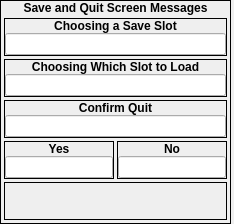
           <widget class="QWidget" name="widget_37" native="true">
            <property name="sizePolicy">
             <sizepolicy hsizetype="Preferred" vsizetype="Fixed">
              <horstretch>0</horstretch>
              <verstretch>0</verstretch>
             </sizepolicy>
            </property>
            <layout class="QHBoxLayout" name="horizontalLayout_16">
             <property name="spacing">
              <number>3</number>
             </property>
             <property name="margin">
              <number>0</number>
             </property>
             <item>
              <widget class="QFrame" name="gbSaveQuitMessages">
               <property name="sizePolicy">
                <sizepolicy hsizetype="Expanding" vsizetype="Preferred">
                 <horstretch>0</horstretch>
                 <verstretch>0</verstretch>
                </sizepolicy>
               </property>
               <property name="frameShape">
                <enum>QFrame::Box</enum>
               </property>
               <layout class="QVBoxLayout" name="_10">
                <property name="spacing">
                 <number>0</number>
                </property>
                <property name="margin">
                 <number>0</number>
                </property>
                <item>
                 <widget class="QLabel" name="label_73">
                  <property name="sizePolicy">
                   <sizepolicy hsizetype="Preferred" vsizetype="Fixed">
                    <horstretch>0</horstretch>
                    <verstretch>0</verstretch>
                   </sizepolicy>
                  </property>
                  <property name="font">
                   <font>
                    <weight>75</weight>
                    <bold>true</bold>
                   </font>
                  </property>
                  <property name="text">
                   <string>Save and Quit Screen Messages</string>
                  </property>
                  <property name="alignment">
                   <set>Qt::AlignCenter</set>
                  </property>
                 </widget>
                </item>
                <item>
                 <widget class="QWidget" name="widget_30" native="true">
                  <layout class="QVBoxLayout" name="verticalLayout_79">
                   <property name="spacing">
                    <number>3</number>
                   </property>
                   <property name="margin">
                    <number>3</number>
                   </property>
                   <item>
                    <widget class="QFrame" name="gbSaveQuit_SaveSlot">
                     <property name="sizePolicy">
                      <sizepolicy hsizetype="Preferred" vsizetype="Fixed">
                       <horstretch>0</horstretch>
                       <verstretch>0</verstretch>
                      </sizepolicy>
                     </property>
                     <property name="minimumSize">
                      <size>
                       <width>0</width>
                       <height>38</height>
                      </size>
                     </property>
                     <property name="maximumSize">
                      <size>
                       <width>16777215</width>
                       <height>38</height>
                      </size>
                     </property>
                     <property name="frameShape">
                      <enum>QFrame::Box</enum>
                     </property>
                     <layout class="QVBoxLayout" name="verticalLayout_73">
                      <property name="spacing">
                       <number>0</number>
                      </property>
                      <property name="margin">
                       <number>0</number>
                      </property>
                      <item>
                       <widget class="QLabel" name="label_74">
                        <property name="sizePolicy">
                         <sizepolicy hsizetype="Preferred" vsizetype="Fixed">
                          <horstretch>0</horstretch>
                          <verstretch>0</verstretch>
                         </sizepolicy>
                        </property>
                        <property name="font">
                         <font>
                          <weight>75</weight>
                          <bold>true</bold>
                         </font>
                        </property>
                        <property name="text">
                         <string>Choosing a Save Slot</string>
                        </property>
                        <property name="alignment">
                         <set>Qt::AlignCenter</set>
                        </property>
                       </widget>
                      </item>
                      <item>
                       <widget class="QLineEdit" name="leSaveQuitChooseSaveSlot"/>
                      </item>
                     </layout>
                    </widget>
                   </item>
                   <item>
                    <widget class="QFrame" name="gbSaveQuit_LoadSlot">
                     <property name="sizePolicy">
                      <sizepolicy hsizetype="Preferred" vsizetype="Fixed">
                       <horstretch>0</horstretch>
                       <verstretch>0</verstretch>
                      </sizepolicy>
                     </property>
                     <property name="minimumSize">
                      <size>
                       <width>0</width>
                       <height>38</height>
                      </size>
                     </property>
                     <property name="maximumSize">
                      <size>
                       <width>16777215</width>
                       <height>38</height>
                      </size>
                     </property>
                     <property name="frameShape">
                      <enum>QFrame::Box</enum>
                     </property>
                     <layout class="QVBoxLayout" name="verticalLayout_74">
                      <property name="spacing">
                       <number>0</number>
                      </property>
                      <property name="margin">
                       <number>0</number>
                      </property>
                      <item>
                       <widget class="QLabel" name="label_75">
                        <property name="sizePolicy">
                         <sizepolicy hsizetype="Preferred" vsizetype="Fixed">
                          <horstretch>0</horstretch>
                          <verstretch>0</verstretch>
                         </sizepolicy>
                        </property>
                        <property name="font">
                         <font>
                          <weight>75</weight>
                          <bold>true</bold>
                         </font>
                        </property>
                        <property name="text">
                         <string>Choosing Which Slot to Load</string>
                        </property>
                        <property name="alignment">
                         <set>Qt::AlignCenter</set>
                        </property>
                       </widget>
                      </item>
                      <item>
                       <widget class="QLineEdit" name="leSaveQuitChooseLoadSlot"/>
                      </item>
                     </layout>
                    </widget>
                   </item>
                   <item>
                    <widget class="QFrame" name="gbSaveQuit_ConfirmQuit">
                     <property name="sizePolicy">
                      <sizepolicy hsizetype="Preferred" vsizetype="Fixed">
                       <horstretch>0</horstretch>
                       <verstretch>0</verstretch>
                      </sizepolicy>
                     </property>
                     <property name="minimumSize">
                      <size>
                       <width>0</width>
                       <height>38</height>
                      </size>
                     </property>
                     <property name="maximumSize">
                      <size>
                       <width>16777215</width>
                       <height>38</height>
                      </size>
                     </property>
                     <property name="frameShape">
                      <enum>QFrame::Box</enum>
                     </property>
                     <layout class="QVBoxLayout" name="verticalLayout_75">
                      <property name="spacing">
                       <number>0</number>
                      </property>
                      <property name="margin">
                       <number>0</number>
                      </property>
                      <item>
                       <widget class="QLabel" name="label_76">
                        <property name="sizePolicy">
                         <sizepolicy hsizetype="Preferred" vsizetype="Fixed">
                          <horstretch>0</horstretch>
                          <verstretch>0</verstretch>
                         </sizepolicy>
                        </property>
                        <property name="font">
                         <font>
                          <weight>75</weight>
                          <bold>true</bold>
                         </font>
                        </property>
                        <property name="text">
                         <string>Confirm Quit</string>
                        </property>
                        <property name="alignment">
                         <set>Qt::AlignCenter</set>
                        </property>
                       </widget>
                      </item>
                      <item>
                       <widget class="QLineEdit" name="leSaveQuitConfirmQuit"/>
                      </item>
                     </layout>
                    </widget>
                   </item>
                   <item>
                    <widget class="QWidget" name="widget_31" native="true">
                     <property name="sizePolicy">
                      <sizepolicy hsizetype="Preferred" vsizetype="Fixed">
                       <horstretch>0</horstretch>
                       <verstretch>0</verstretch>
                      </sizepolicy>
                     </property>
                     <layout class="QHBoxLayout" name="horizontalLayout_11">
                      <property name="spacing">
                       <number>3</number>
                      </property>
                      <property name="margin">
                       <number>0</number>
                      </property>
                      <item>
                       <widget class="QFrame" name="gbSaveQuit_Yes">
                        <property name="sizePolicy">
                         <sizepolicy hsizetype="Preferred" vsizetype="Fixed">
                          <horstretch>0</horstretch>
                          <verstretch>0</verstretch>
                         </sizepolicy>
                        </property>
                        <property name="minimumSize">
                         <size>
                          <width>0</width>
                          <height>38</height>
                         </size>
                        </property>
                        <property name="maximumSize">
                         <size>
                          <width>16777215</width>
                          <height>38</height>
                         </size>
                        </property>
                        <property name="frameShape">
                         <enum>QFrame::Box</enum>
                        </property>
                        <layout class="QVBoxLayout" name="verticalLayout_77">
                         <property name="spacing">
                          <number>0</number>
                         </property>
                         <property name="margin">
                          <number>0</number>
                         </property>
                         <item>
                          <widget class="QLabel" name="label_78">
                           <property name="sizePolicy">
                            <sizepolicy hsizetype="Preferred" vsizetype="Fixed">
                             <horstretch>0</horstretch>
                             <verstretch>0</verstretch>
                            </sizepolicy>
                           </property>
                           <property name="font">
                            <font>
                             <weight>75</weight>
                             <bold>true</bold>
                            </font>
                           </property>
                           <property name="text">
                            <string>Yes</string>
                           </property>
                           <property name="alignment">
                            <set>Qt::AlignCenter</set>
                           </property>
                          </widget>
                         </item>
                         <item>
                          <widget class="QLineEdit" name="leSaveQuitYes"/>
                         </item>
                        </layout>
                       </widget>
                      </item>
                      <item>
                       <widget class="QFrame" name="gbSaveQuit_No">
                        <property name="sizePolicy">
                         <sizepolicy hsizetype="Preferred" vsizetype="Fixed">
                          <horstretch>0</horstretch>
                          <verstretch>0</verstretch>
                         </sizepolicy>
                        </property>
                        <property name="minimumSize">
                         <size>
                          <width>0</width>
                          <height>38</height>
                         </size>
                        </property>
                        <property name="maximumSize">
                         <size>
                          <width>16777215</width>
                          <height>38</height>
                         </size>
                        </property>
                        <property name="frameShape">
                         <enum>QFrame::Box</enum>
                        </property>
                        <layout class="QVBoxLayout" name="verticalLayout_78">
                         <property name="spacing">
                          <number>0</number>
                         </property>
                         <property name="margin">
                          <number>0</number>
                         </property>
                         <item>
                          <widget class="QLabel" name="label_79">
                           <property name="sizePolicy">
                            <sizepolicy hsizetype="Preferred" vsizetype="Fixed">
                             <horstretch>0</horstretch>
                             <verstretch>0</verstretch>
                            </sizepolicy>
                           </property>
                           <property name="font">
                            <font>
                             <weight>75</weight>
                             <bold>true</bold>
                            </font>
                           </property>
                           <property name="text">
                            <string>No</string>
                           </property>
                           <property name="alignment">
                            <set>Qt::AlignCenter</set>
                           </property>
                          </widget>
                         </item>
                         <item>
                          <widget class="QLineEdit" name="leSaveQuitNo"/>
                         </item>
                        </layout>
                       </widget>
                      </item>
                     </layout>
                    </widget>
                   </item>
                   <item>
                    <widget class="QFrame" name="frame_32">
                     <property name="sizePolicy">
                      <sizepolicy hsizetype="Preferred" vsizetype="Fixed">
                       <horstretch>0</horstretch>
                       <verstretch>0</verstretch>
                      </sizepolicy>
                     </property>
                     <property name="minimumSize">
                      <size>
                       <width>0</width>
                       <height>38</height>
                      </size>
                     </property>
                     <property name="maximumSize">
                      <size>
                       <width>16777215</width>
                       <height>38</height>
                      </size>
                     </property>
                     <property name="frameShape">
                      <enum>QFrame::Box</enum>
                     </property>
                     <property name="frameShadow">
                      <enum>QFrame::Plain</enum>
                     </property>
                    </widget>
                   </item>
                  </layout>
                 </widget>
                </item>
               </layout>
              </widget>
             </item>
             <item>
              <widget class="QFrame" name="gbPage3_PlaceHolder">
               <property name="sizePolicy">
                <sizepolicy hsizetype="Expanding" vsizetype="Expanding">
                 <horstretch>0</horstretch>
                 <verstretch>0</verstretch>
                </sizepolicy>
               </property>
               <property name="frameShape">
                <enum>QFrame::Box</enum>
               </property>
              </widget>
             </item>
            </layout>
           </widget>
